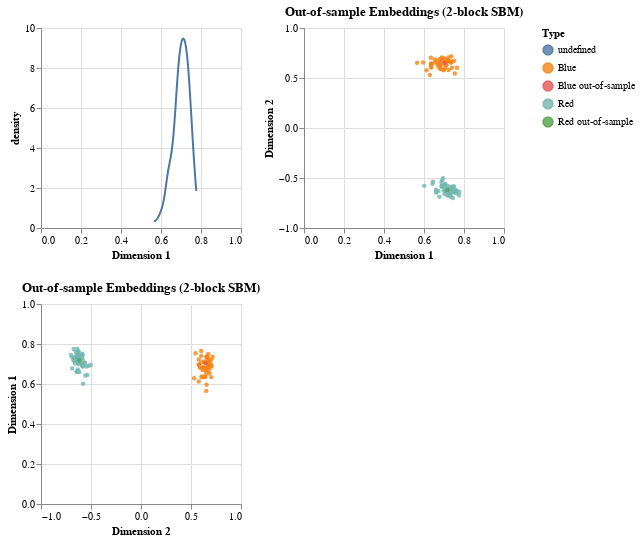

The code cell stored with this chart in its notebook:
### Code cell
x = alt.X('Dimension 1:Q', scale=alt.Scale(domain=(0, 1)))
y = alt.Y('Dimension 2:Q', scale=alt.Scale(domain=(-1, 1)))
scatter = alt.Chart(df, title="Out-of-sample Embeddings (2-block SBM)").mark_circle(size=20, opacity=.8).encode(
    x=x, y=y, color=alt.Color('Type:N'),
).properties(
    width=200, height=200
)

density = alt.Chart(df).transform_density(
    'Dimension 1', as_=['Dimension 1', 'density']).mark_line().transform_fold(
    ['Dimension 1', 'Dimension 2']).encode(
    x=x, y="density:Q", color="Type"
).properties(width=200, height=200)

(density | scatter) & scatter.encode(x=y, y=x)

### Figure 1 — Vega-Lite specification as saved in the notebook (floating-point values rounded to 4 significant figures)
{"config": {"view": {"continuousWidth": 400, "continuousHeight": 300}}, "vconcat": [{"hconcat": [{"mark": "line", "encoding": {"color": {"type": "nominal", "field": "Type"}, "x": {"type": "quantitative", "field": "Dimension 1", "scale": {"domain": [0, 1]}}, "y": {"type": "quantitative", "field": "density"}}, "height": 200, "transform": [{"density": "Dimension 1", "as": ["Dimension 1", "density"]}, {"fold": ["Dimension 1", "Dimension 2"]}], "width": 200}, {"mark": {"type": "circle", "opacity": 0.8, "size": 20}, "encoding": {"color": {"type": "nominal", "field": "Type"}, "x": {"type": "quantitative", "field": "Dimension 1", "scale": {"domain": [0, 1]}}, "y": {"type": "quantitative", "field": "Dimension 2", "scale": {"domain": [-1, 1]}}}, "height": 200, "title": "Out-of-sample Embeddings (2-block SBM)", "width": 200}]}, {"mark": {"type": "circle", "opacity": 0.8, "size": 20}, "encoding": {"color": {"type": "nominal", "field": "Type"}, "x": {"type": "quantitative", "field": "Dimension 2", "scale": {"domain": [-1, 1]}}, "y": {"type": "quantitative", "field": "Dimension 1", "scale": {"domain": [0, 1]}}}, "height": 200, "title": "Out-of-sample Embeddings (2-block SBM)", "width": 200}], "data": {"name": "data-3dda56d8e62e4089d74b875936a8ddd5"}, "$schema": "https://vega.github.io/schema/vega-lite/v4.8.1.json", "datasets": {"data-3dda56d8e62e4089d74b875936a8ddd5": [{"Type": "Red", "Dimension 1": 0.6891, "Dimension 2": -0.5832}, {"Type": "Red", "Dimension 1": 0.7614, "Dimension 2": -0.6272}, {"Type": "Red", "Dimension 1": 0.6889, "Dimension 2": -0.5841}, {"Type": "Red", "Dimension 1": 0.6772, "Dimension 2": -0.6885}, {"Type": "Red", "Dimension 1": 0.6891, "Dimension 2": -0.582}, {"Type": "Red", "Dimension 1": 0.7324, "Dimension 2": -0.591}, {"Type": "Red", "Dimension 1": 0.7598, "Dimension 2": -0.6525}, {"Type": "Red", "Dimension 1": 0.745, "Dimension 2": -0.6426}, {"Type": "Red", "Dimension 1": 0.7143, "Dimension 2": -0.6436}, {"Type": "Red", "Dimension 1": 0.6602, "Dimension 2": -0.6407}, {"Type": "Red", "Dimension 1": 0.7321, "Dimension 2": -0.6596}, {"Type": "Red", "Dimension 1": 0.6428, "Dimension 2": -0.5571}, {"Type": "Red", "Dimension 1": 0.7347, "Dimension 2": -0.6262}, {"Type": "Red", "Dimension 1": 0.751, "Dimension 2": -0.5857}, {"Type": "Red", "Dimension 1": 0.7043, "Dimension 2": -0.6289}, {"Type": "Red", "Dimension 1": 0.7024, "Dimension 2": -0.659}, {"Type": "Red", "Dimension 1": 0.662, "Dimension 2": -0.6451}, {"Type": "Red", "Dimension 1": 0.7765, "Dimension 2": -0.6365}, {"Type": "Red", "Dimension 1": 0.7303, "Dimension 2": -0.6253}, {"Type": "Red", "Dimension 1": 0.6909, "Dimension 2": -0.5237}, {"Type": "Red", "Dimension 1": 0.7192, "Dimension 2": -0.5801}, {"Type": "Red", "Dimension 1": 0.749, "Dimension 2": -0.6393}, {"Type": "Red", "Dimension 1": 0.706, "Dimension 2": -0.5634}, {"Type": "Red", "Dimension 1": 0.6995, "Dimension 2": -0.622}, {"Type": "Red", "Dimension 1": 0.7209, "Dimension 2": -0.6755}, {"Type": "Red", "Dimension 1": 0.7051, "Dimension 2": -0.5633}, {"Type": "Red", "Dimension 1": 0.7615, "Dimension 2": -0.6258}, {"Type": "Red", "Dimension 1": 0.7321, "Dimension 2": -0.6621}, {"Type": "Red", "Dimension 1": 0.7435, "Dimension 2": -0.5842}, {"Type": "Red", "Dimension 1": 0.7608, "Dimension 2": -0.6282}, {"Type": "Red", "Dimension 1": 0.7293, "Dimension 2": -0.6265}, {"Type": "Red", "Dimension 1": 0.6452, "Dimension 2": -0.5375}, {"Type": "Red", "Dimension 1": 0.7336, "Dimension 2": -0.6875}, {"Type": "Red", "Dimension 1": 0.6875, "Dimension 2": -0.5455}, {"Type": "Red", "Dimension 1": 0.7224, "Dimension 2": -0.6136}, {"Type": "Red", "Dimension 1": 0.601, "Dimension 2": -0.5786}, {"Type": "Red", "Dimension 1": 0.7445, "Dimension 2": -0.6151}, {"Type": "Red", "Dimension 1": 0.7166, "Dimension 2": -0.672}, {"Type": "Red", "Dimension 1": 0.7291, "Dimension 2": -0.6295}, {"Type": "Red", "Dimension 1": 0.715, "Dimension 2": -0.6415}, {"Type": "Red", "Dimension 1": 0.6721, "Dimension 2": -0.6306}, {"Type": "Red", "Dimension 1": 0.7004, "Dimension 2": -0.5944}, {"Type": "Red", "Dimension 1": 0.7747, "Dimension 2": -0.6735}, {"Type": "Red", "Dimension 1": 0.7453, "Dimension 2": -0.6153}, {"Type": "Red", "Dimension 1": 0.7037, "Dimension 2": -0.5956}, {"Type": "Red", "Dimension 1": 0.6952, "Dimension 2": -0.5025}, {"Type": "Red", "Dimension 1": 0.7446, "Dimension 2": -0.7008}, {"Type": "Red", "Dimension 1": 0.6604, "Dimension 2": -0.6168}, {"Type": "Red", "Dimension 1": 0.7182, "Dimension 2": -0.6397}, {"Type": "Red", "Dimension 1": 0.7348, "Dimension 2": -0.6308}, {"Type": "Blue", "Dimension 1": 0.6894, "Dimension 2": 0.6803}, {"Type": "Blue", "Dimension 1": 0.7093, "Dimension 2": 0.6338}, {"Type": "Blue", "Dimension 1": 0.7371, "Dimension 2": 0.6601}, {"Type": "Blue", "Dimension 1": 0.6815, "Dimension 2": 0.6586}, {"Type": "Blue", "Dimension 1": 0.6976, "Dimension 2": 0.5774}, {"Type": "Blue", "Dimension 1": 0.7076, "Dimension 2": 0.6572}, {"Type": "Blue", "Dimension 1": 0.6385, "Dimension 2": 0.6423}, {"Type": "Blue", "Dimension 1": 0.7231, "Dimension 2": 0.5794}, {"Type": "Blue", "Dimension 1": 0.6672, "Dimension 2": 0.64}, {"Type": "Blue", "Dimension 1": 0.6706, "Dimension 2": 0.6157}, {"Type": "Blue", "Dimension 1": 0.7502, "Dimension 2": 0.6732}, {"Type": "Blue", "Dimension 1": 0.7336, "Dimension 2": 0.654}, {"Type": "Blue", "Dimension 1": 0.596, "Dimension 2": 0.6557}, {"Type": "Blue", "Dimension 1": 0.6291, "Dimension 2": 0.5308}, {"Type": "Blue", "Dimension 1": 0.7648, "Dimension 2": 0.6014}, {"Type": "Blue", "Dimension 1": 0.681, "Dimension 2": 0.6266}, {"Type": "Blue", "Dimension 1": 0.6128, "Dimension 2": 0.5784}, {"Type": "Blue", "Dimension 1": 0.7358, "Dimension 2": 0.6581}, {"Type": "Blue", "Dimension 1": 0.6344, "Dimension 2": 0.6422}, {"Type": "Blue", "Dimension 1": 0.6889, "Dimension 2": 0.7048}, {"Type": "Blue", "Dimension 1": 0.7072, "Dimension 2": 0.6017}, {"Type": "Blue", "Dimension 1": 0.7212, "Dimension 2": 0.676}, {"Type": "Blue", "Dimension 1": 0.6551, "Dimension 2": 0.6558}, {"Type": "Blue", "Dimension 1": 0.7364, "Dimension 2": 0.7164}, {"Type": "Blue", "Dimension 1": 0.7098, "Dimension 2": 0.6819}, {"Type": "Blue", "Dimension 1": 0.6794, "Dimension 2": 0.6579}, {"Type": "Blue", "Dimension 1": 0.7219, "Dimension 2": 0.6695}, {"Type": "Blue", "Dimension 1": 0.7052, "Dimension 2": 0.6865}, {"Type": "Blue", "Dimension 1": 0.6967, "Dimension 2": 0.5813}, {"Type": "Blue", "Dimension 1": 0.6362, "Dimension 2": 0.6373}, {"Type": "Blue", "Dimension 1": 0.683, "Dimension 2": 0.6257}, {"Type": "Blue", "Dimension 1": 0.7542, "Dimension 2": 0.5452}, {"Type": "Blue", "Dimension 1": 0.5656, "Dimension 2": 0.6525}, {"Type": "Blue", "Dimension 1": 0.654, "Dimension 2": 0.6845}, {"Type": "Blue", "Dimension 1": 0.6817, "Dimension 2": 0.625}, {"Type": "Blue", "Dimension 1": 0.7111, "Dimension 2": 0.6556}, {"Type": "Blue", "Dimension 1": 0.74, "Dimension 2": 0.6021}, {"Type": "Blue", "Dimension 1": 0.6966, "Dimension 2": 0.6737}, {"Type": "Blue", "Dimension 1": 0.6958, "Dimension 2": 0.7011}, {"Type": "Blue", "Dimension 1": 0.6659, "Dimension 2": 0.6744}, {"Type": "Blue", "Dimension 1": 0.6781, "Dimension 2": 0.6576}, {"Type": "Blue", "Dimension 1": 0.6825, "Dimension 2": 0.5907}, {"Type": "Blue", "Dimension 1": 0.7227, "Dimension 2": 0.7043}, {"Type": "Blue", "Dimension 1": 0.6376, "Dimension 2": 0.6049}, {"Type": "Blue", "Dimension 1": 0.7125, "Dimension 2": 0.6306}, {"Type": "Blue", "Dimension 1": 0.6344, "Dimension 2": 0.7021}, {"Type": "Blue", "Dimension 1": 0.7241, "Dimension 2": 0.6729}, {"Type": "Blue", "Dimension 1": 0.6823, "Dimension 2": 0.5931}, {"Type": "Blue", "Dimension 1": 0.6799, "Dimension 2": 0.6906}, {"Type": "Blue", "Dimension 1": 0.6342, "Dimension 2": 0.6112}, {"Type": "Red out-of-sample", "Dimension 1": 0.7172, "Dimension 2": -0.6194}, {"Type": "Blue out-of-sample", "Dimension 1": 0.7022, "Dimension 2": 0.6473}]}}
